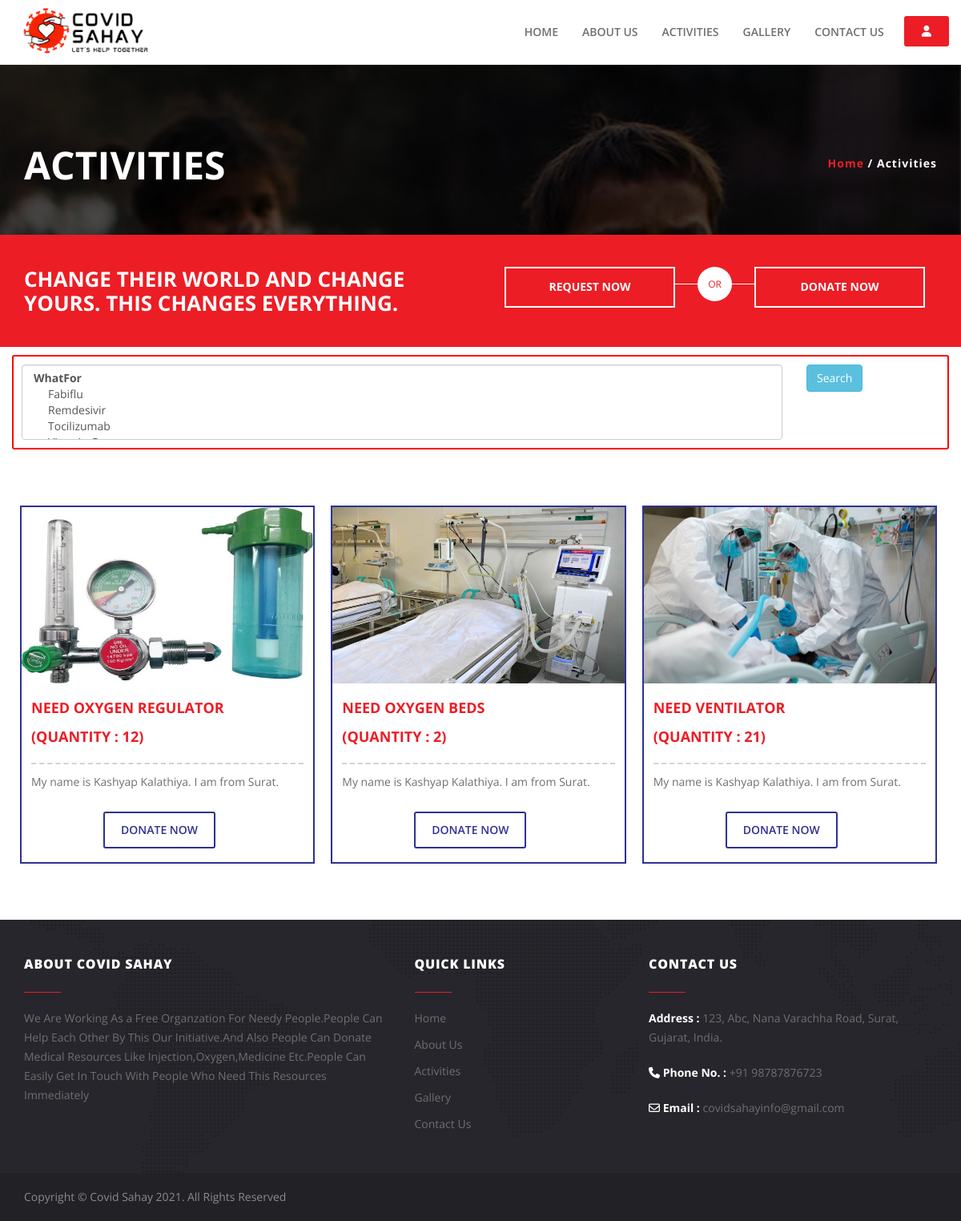
The app's page /activities (signed in) with its own data.
### user/models.py (models this page shows)
class Requests(models.Model):
   name = models.CharField(max_length=20, null=True)
   user = models.ForeignKey(User, on_delete=models.SET_NULL, null=True)
   whatFor = models.CharField(max_length=40, null=True)
   quantity = models.CharField(max_length=20, default="1", null=True)
   date = models.CharField(max_length=20, null=True)
   adharcard = models.ImageField(upload_to='images/adharcard', null=True)
   prescription = models.ImageField(upload_to='images/prescription', null=True)
   status = models.CharField(max_length=20, default='pending', null=True)

class User(models.Model):
   fName = models.CharField(max_length=20, null=True)
   lName = models.CharField(max_length=20, null=True)
   mono = models.BigIntegerField(null=True)
   gender = models.CharField(max_length=10, null=True)
   dob = models.CharField(max_length=10, null=True)
   bGrp = models.CharField(max_length=10, null=True)
   email = models.CharField(max_length=30, null=True)
   state = models.CharField(max_length=20, null=True)
   city = models.CharField(max_length=20, null=True)
   area = models.CharField(max_length=20, null=True)
   add = models.CharField(max_length=50, null=True)
   pwd = models.CharField(max_length=50, null=True)

### user/views.py (the view)
# urls.py: path('activities', views.django_activities, name='activities'),
def django_activities(request):
    context = {
         "uId": getSession(request),
     }
    if request.method == "POST":
        if request.POST.get('allsearch'):
            whats = request.POST['allsearch'].split(",")
            if whats:
                context = activities(request, whats)
            else:
                context = activities(request, "")
        elif request.POST.get('req'):
            uid = getSession(request)
            curDate = date.today()
            dt = curDate.strftime("%Y-%m-%d")
            rId = request.POST['rId']
            print(rId, dt, uid)
            objReq = Requests()
            objReq.id = rId
            objReq.status = "DAccepted"
            objDonor = Donor()
            objDonor.requests_id = rId
            objDonor.user_id = context["uId"]
            objDonor.date = dt
            objDonor.save()
            objReq.save(update_fields=['status'])
            context = activities(request, "")
            messages.success(request, "You Donate successfully.")
            return HttpResponseRedirect('/activities', context)
        else:
            context = activities(request, "")
        return render(request, 'view/activities.html', context)
    else:
        context = activities(request, "")
        return render(request, 'view/activities.html', context)

### user/views.py (called while the page is built, shortened)
def getSession(request):
    uId = ''
    if 'user_id' in request.session:
        uId = request.session['user_id']
        print("Session", uId)
        return uId
    else:
        uId = "Null"
        print("Session", uId)
        return uId

### template/view/activities.html (shortened to what this page needs)
{% extends 'view/base.html' %}
{% load static %}
{% get_static_prefix as STATFILE %}
{% block 'content' %}
<section id="inner-banner">
<div class="overlay">
<div class="container">
<div class="row">
<div class="col-sm-6"><h1>ACTIVITIES</h1></div>
<div class="col-sm-6"><h6 class="breadcrumb"><a href="{% url 'index' %}">Home</a> / Activities</h6></div>
</div>
</div>
</div>
</section>
<div class="callout">
<div class="container">
	<div class="row">
		<div class="col-md-6 col-xl-6">
			<h2>Change Their World And Change Yours. This changes everything.</h2>
		</div>
		<div class="col-md-6 col-xl-6">
			<div class="callout-actions">
				{% if uId == 'Null' %}
						<a href="" id="dmsg1" class="button dmsg1" >donate now</a>
                    {% else  %}
                        <a href="{% url 'request' %}" class="button">Request Now</a>
                    {% endif %}
				<span class="callout-separator">
					<span>Or</span>
				</span>
				<a href="{% url 'activities' %}" class="button">Donate Now</a>
			</div>
		</div>
	</div>
</div>
</div>
<div class="container search">
	<div class="row">
		<form id="search" action="" method="POST">
			<div class="col-md-10 col-xl-6">
				<select id="whatFor" class="selectpicker show-menu-arrow form-control" name="whatFor" multiple data-live-search="true" title="Select Your Choices..">
					<optgroup label="WhatFor">
						{% for a in opwhat %}
						<option value="{{a}}">{{a}}</option>
						{% endfor %}
					</optgroup>
				</select>
			</div>
			<div class="col-md-2 col-xl-6">
				<input type="button" onclick="try1()" class="btn btn-info" value="Search">
			</div>
		</form>
	</div>
</div>
<section id="about-sec">
<div class="container">
<div class="row text-left">
{% for i in req %}
	{% if i.user.id != uId %}
	<div class="act-box">
		<div class="col-md-4 act-post">
		{% if i.whatFor == 'Remdesivir' %}
			<div class="image"><img src="{{STATFILE}}images/remdesivir.jpeg"></div>
		{% elif i.whatFor == 'Fabiflu' %}
			<div class="image"><img src="{{STATFILE}}images/fabiflu.jpeg"></div>
		{% elif i.whatFor == 'Tocilizumab' %}
			<div class="image"><img src="{{STATFILE}}images/tocilizumab.jpeg"></div>
		{% elif i.whatFor == 'Favipiravir' %}
			<div class="image"><img src="{{STATFILE}}images/favipiravir.jpeg"></div>
		{% elif i.whatFor == 'Dexamethasone' %}
			<div class="image"><img src="{{STATFILE}}images/dexamethasone.jpeg"></div>
		{% elif i.whatFor == 'Ivermectin' %}
			<div class="image"><img src="{{STATFILE}}images/ivermectin.jpeg"></div>
		{% elif i.whatFor == 'Vitamin C' %}
			<div class="image"><img src="{{STATFILE}}images/vitaminc.jpeg"></div>
		{% elif i.whatFor == 'Zinc Sulphate' %}
			<div class="image"><img src="{{STATFILE}}images/zincsulphate.jpeg"></div>
		{% elif i.whatFor == 'Oxygen Cylinder' %}
			<div class="image"><img src="{{STATFILE}}images/oxygencylinder.jpeg"></div>
		{% elif i.whatFor == 'Oxygen Regulator' %}
			<div class="image"><img src="{{STATFILE}}images/oxygenregulator.jpeg"></div>
		{% elif i.whatFor == 'Oximeter' %}
			<div class="image"><img src="{{STATFILE}}images/oximeter.jpeg"></div>
		{% elif i.whatFor == 'Oxygen Concentrator' %}
			<div class="image"><img src="{{STATFILE}}images/oxygenconcentrator.jpeg"></div>
		{% elif i.whatFor == 'Oxygen Beds' %}
			<div class="image"><img src="{{STATFILE}}images/oxygenbeds.jpeg"></div>
		{% elif i.whatFor == 'ICU Beds' %}
			<div class="image"><img src="{{STATFILE}}images/icubeds.jpeg"></div>
		{% elif i.whatFor == 'Ventilator' %}
			<div class="image"><img src="{{STATFILE}}images/ventilator.jpeg"></div>
		{% elif i.whatFor == 'Home Ventilator' %}
			<div class="image"><img src="{{STATFILE}}images/homeventilator.jpeg"></div>
		{% elif i.whatFor == 'Plasma' %}
			<div class="image"><img src="{{STATFILE}}images/plasma.jpeg"></div>
		{% elif i.whatFor == 'Blood' %}
			<div class="image"><img src="{{STATFILE}}images/blood.jpeg"></div>
		{% else %}
			<div class="image"><img src="{{STATFILE}}images/others.png"></div>
		{% endif %}
		<div class="act-pad">
		<h5>Need {{ i.whatFor }}<br> (Quantity : {{i.quantity}})</h5>
		<p id="decs">My name is {{ i.name | title}}. I am from {{ i.user.city }}.</p>
			{% if uId == 'Null' %}
				<button id="dmsg" class="btn1 dmsg" >donate now</button>
			{% else  %}
				<a href="" id="modal" class="btn1 modal-link" data-toggle="modal" data-target="#exampleModalLong" data-name="{{ i.name | title}}" data-rid="{{ i.id }}" data-adhar="{{ i.adharcard }}" data-pres="{{ i.prescription }}" data-whatfor="{{ i.whatFor }}" data-quantity="{{ i.quantity }}" data-date="{{ i.date }}" data-mono="{{ i.user.mono }}" data-gender="{{ i.user.gender }}" data-dob="{{ i.user.dob }}" data-bgrp="{{ i.user.bGrp }}" data-email="{{ i.user.email }}" data-add="{{ i.user.add | title }}" data-area="{{ i.user.area | title }}" data-city="{{ i.user.city }}" data-state="{{ i.user.state }}">donate now</a>
			{% endif %}
		</div>
		</div>
	</div>
	{% endif %}
{% endfor %}
</div>
</div>
</section>
{% endblock 'content' %}

### static/css/bootsnav.css (style rules this page uses)
body { -webkit-transition: all 0.3s ease-in-out; -moz-transition: all 0.3s ease-in-out; -o-transition: all 0.3s ease-in-out; -ms-transition: all 0.3s ease-in-out; transition: all 0.3s ease-in-out; }

### static/css/style.css (style rules this page uses)
html,body { width:100%; height: auto; margin:0; padding:0; }
body { font-family: 'Open Sans', sans-serif; position: relative; font-size:14px; line-height:24px; color:#6f6f6f; }
a { color: #6f6f6f; }
a, a:active, a:focus, a:hover { outline:none; -webkit-transition: all 0.3s ease-in-out; -moz-transition: all 0.3s ease-in-out; -o-transition: all 0.3s ease-in-out; -ms-transition: all 0.3s ease-in-out; transition: all 0.3s ease-in-out; }
h1, h2, h3, h4, h5, h6 { color:#3f3f3f; margin:0 0 0 0; font-weight: bold; }
h1 { font-size:48px; line-height:52px; }
h2 { font-size:36px; line-height:48px; }
h5 { font-size:18px; line-height:24px; }
h6 { font-size:14px; line-height:18px; }
p { margin-bottom:20px; }
#about-sec { display:block; width:100%; margin:60px 0; }
#about-sec p { margin:10px; }
.act-box .btn1 { border: 2px solid #2f3191; border-radius: 3px; color: #2f3191; display: inline-block; padding: 9px 20px; font-weight: 600; text-transform: uppercase; margin: 15px 0 15px 100px !important; }
.callout { padding: 40px 0; background: #ec1d25; }
.callout h2 { color:#fff; font-size:26px; text-transform:uppercase; line-height:30px }
.callout .callout-actions { padding: 0 0; font-size: 0; text-align: center; }
.callout .callout-actions .button { display: inline-block; vertical-align: top; min-width: 213px; margin: 0; padding: 11px 15px 12px; background: transparent; border: 2px solid #fff; font-size: 14px; font-weight: bold; text-transform: uppercase; color: #fff; }
.callout .callout-separator { color: #ec1d25; font-weight: bold; text-transform: uppercase; }
.callout .callout-separator span { display: inline-block; vertical-align: middle; width: 43px; height: 43px; border-radius: 50%; background: #fff; text-align: center; line-height: 43px; font-size: 12px; }
.callout .callout-separator:before, .callout .callout-separator:after { content: ''; display: inline-block; vertical-align: middle; width: 28px; height: 1px; background: #fff; }
#inner-banner { display:block; height: 293px; background:url(../images/inner-bg.jpg) no-repeat; background-size:cover; background-attachment:fixed; background-position:center; }
#inner-banner .overlay { background:rgba(0,0,0,0.7); height: 293px; padding: 180px 0 60px 0; }
#inner-banner h1 { color:#fff; }
.act-box { margin: 0px; padding-right: 5px; }
.act-box .image { margin: 0px; border: 2px solid rgb(46 49 145); border-bottom: none; }
.act-box .act-post { padding-left: 0; padding-right: 0; padding: 10px; }
.act-box .image img { width:100%; height: 220px; }
.act-box .act-pad { padding: 2px; border: 2px solid rgb(46 49 145); border-top: none; }
.act-box h5 { border-bottom: 2px dashed #d5d4d4; padding-bottom: 15px; margin: 10px; color: #ec1d25; text-transform:uppercase; }
.search { margin-top: 10px; border:2px solid red; border-radius: 3px; padding: 10px; }

### template/view/activities.html (style rules this page uses)
h5 { line-height: 200%; margin-left: 4%; }
span { font-weight:normal }

### records on screen
Requests: whatFor "OXYGEN REGULATOR", quantity "12", name "Kashyap Kalathiya", user.city "Surat"
Requests: whatFor "OXYGEN BEDS", quantity "2", name "Kashyap Kalathiya", user.city "Surat"
Requests: whatFor "VENTILATOR", quantity "21", name "Kashyap Kalathiya", user.city "Surat"
